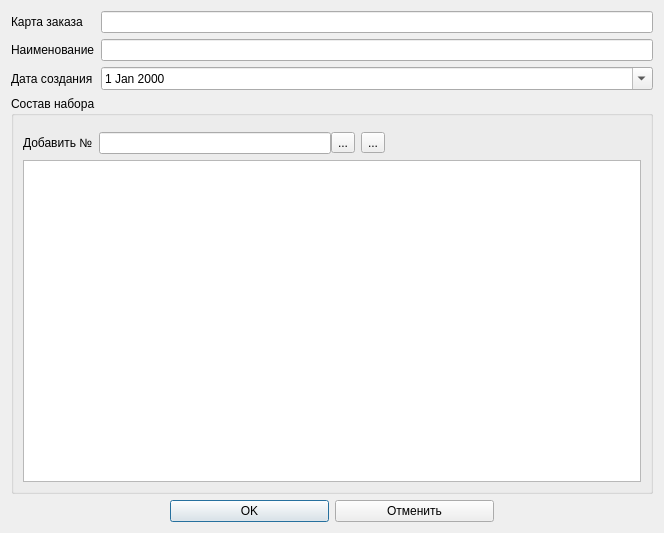
<?xml version="1.0" encoding="UTF-8"?>
<ui version="4.0">
 <class>SetterEditDlg</class>
 <widget class="QDialog" name="SetterEditDlg">
  <property name="geometry">
   <rect>
    <x>0</x>
    <y>0</y>
    <width>664</width>
    <height>533</height>
   </rect>
  </property>
  <property name="windowTitle">
   <string>Редактирование набора</string>
  </property>
  <layout class="QVBoxLayout" name="verticalLayout_2">
   <item>
    <layout class="QFormLayout" name="formLayout">
     <item row="0" column="0">
      <widget class="QLabel" name="label">
       <property name="text">
        <string>Карта заказа</string>
       </property>
      </widget>
     </item>
     <item row="0" column="1">
      <widget class="QLineEdit" name="leOrder"/>
     </item>
     <item row="1" column="0">
      <widget class="QLabel" name="label_2">
       <property name="text">
        <string>Наименование</string>
       </property>
      </widget>
     </item>
     <item row="1" column="1">
      <widget class="QLineEdit" name="leName"/>
     </item>
     <item row="2" column="0">
      <widget class="QLabel" name="label_3">
       <property name="text">
        <string>Дата создания</string>
       </property>
      </widget>
     </item>
     <item row="2" column="1">
      <widget class="QDateEdit" name="deDate">
       <property name="calendarPopup">
        <bool>true</bool>
       </property>
       <property name="timeSpec">
        <enum>Qt::TimeSpec::LocalTime</enum>
       </property>
      </widget>
     </item>
    </layout>
   </item>
   <item>
    <widget class="QGroupBox" name="groupBox">
     <property name="title">
      <string>Состав набора</string>
     </property>
     <layout class="QVBoxLayout" name="verticalLayout">
      <property name="topMargin">
       <number>16</number>
      </property>
      <item>
       <layout class="QHBoxLayout" name="horizontalLayout_2">
        <item>
         <widget class="QLabel" name="label_4">
          <property name="text">
           <string>Добавить №</string>
          </property>
         </widget>
        </item>
        <item>
         <layout class="QHBoxLayout" name="horizontalLayout">
          <property name="spacing">
           <number>0</number>
          </property>
          <item>
           <widget class="QLineEdit" name="leSearch"/>
          </item>
          <item>
           <widget class="QToolButton" name="tbSearch">
            <property name="text">
             <string>...</string>
            </property>
            <property name="icon">
             <iconset resource="resource.qrc">
              <normaloff>:/image/search.png</normaloff>:/image/search.png</iconset>
            </property>
           </widget>
          </item>
         </layout>
        </item>
        <item>
         <widget class="QToolButton" name="tbDelete">
          <property name="toolTip">
           <string>Удалить из списка</string>
          </property>
          <property name="text">
           <string>...</string>
          </property>
          <property name="icon">
           <iconset resource="resource.qrc">
            <normaloff>:/image/cancel2.png</normaloff>:/image/cancel2.png</iconset>
          </property>
         </widget>
        </item>
        <item>
         <spacer name="horizontalSpacer_3">
          <property name="orientation">
           <enum>Qt::Orientation::Horizontal</enum>
          </property>
          <property name="sizeHint" stdset="0">
           <size>
            <width>40</width>
            <height>20</height>
           </size>
          </property>
         </spacer>
        </item>
       </layout>
      </item>
      <item>
       <widget class="QListWidget" name="listWidget">
        <property name="editTriggers">
         <set>QAbstractItemView::EditTrigger::NoEditTriggers</set>
        </property>
        <property name="alternatingRowColors">
         <bool>true</bool>
        </property>
        <property name="selectionMode">
         <enum>QAbstractItemView::SelectionMode::ExtendedSelection</enum>
        </property>
        <property name="selectionBehavior">
         <enum>QAbstractItemView::SelectionBehavior::SelectRows</enum>
        </property>
       </widget>
      </item>
     </layout>
    </widget>
   </item>
   <item>
    <layout class="QHBoxLayout" name="horizontalLayout_3">
     <item>
      <spacer name="horizontalSpacer">
       <property name="orientation">
        <enum>Qt::Orientation::Horizontal</enum>
       </property>
       <property name="sizeHint" stdset="0">
        <size>
         <width>40</width>
         <height>20</height>
        </size>
       </property>
      </spacer>
     </item>
     <item>
      <widget class="QPushButton" name="pbOk">
       <property name="sizePolicy">
        <sizepolicy hsizetype="Expanding" vsizetype="Fixed">
         <horstretch>0</horstretch>
         <verstretch>0</verstretch>
        </sizepolicy>
       </property>
       <property name="text">
        <string>OK</string>
       </property>
       <property name="icon">
        <iconset resource="resource.qrc">
         <normaloff>:/image/Apply24x24.png</normaloff>:/image/Apply24x24.png</iconset>
       </property>
       <property name="iconSize">
        <size>
         <width>24</width>
         <height>24</height>
        </size>
       </property>
      </widget>
     </item>
     <item>
      <widget class="QPushButton" name="pbClose">
       <property name="sizePolicy">
        <sizepolicy hsizetype="Expanding" vsizetype="Fixed">
         <horstretch>0</horstretch>
         <verstretch>0</verstretch>
        </sizepolicy>
       </property>
       <property name="text">
        <string>Отменить</string>
       </property>
       <property name="icon">
        <iconset resource="resource.qrc">
         <normaloff>:/image/cancel2.png</normaloff>:/image/cancel2.png</iconset>
       </property>
       <property name="iconSize">
        <size>
         <width>24</width>
         <height>24</height>
        </size>
       </property>
      </widget>
     </item>
     <item>
      <spacer name="horizontalSpacer_2">
       <property name="orientation">
        <enum>Qt::Orientation::Horizontal</enum>
       </property>
       <property name="sizeHint" stdset="0">
        <size>
         <width>40</width>
         <height>20</height>
        </size>
       </property>
      </spacer>
     </item>
    </layout>
   </item>
  </layout>
 </widget>
 <resources>
  <include location="resource.qrc"/>
 </resources>
 <connections>
  <connection>
   <sender>pbClose</sender>
   <signal>clicked()</signal>
   <receiver>SetterEditDlg</receiver>
   <slot>reject()</slot>
   <hints>
    <hint type="sourcelabel">
     <x>389</x>
     <y>551</y>
    </hint>
    <hint type="destinationlabel">
     <x>364</x>
     <y>299</y>
    </hint>
   </hints>
  </connection>
 </connections>
</ui>
